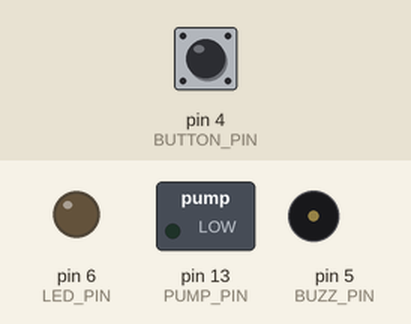
Simulated run of this sketch. Board: Arduino Uno, built with avr-gcc and run on an emulated ATmega328P. Shown: switched loads named in the sketch (green lamp = pin HIGH), output pins drawn as LEDs (lit = HIGH), buzzer (waves = sounding). Dashed ring = blinking. The test bench sets the inputs (shaded band); at power-on: pin 4 (BUTTON_PIN) HIGH. What the sketch prints to the serial monitor is not drawn.

Above: at 1.2 s.
1.3 s: pin 4 (BUTTON_PIN) pulled LOW for 0.15 s
At 2.1 s:
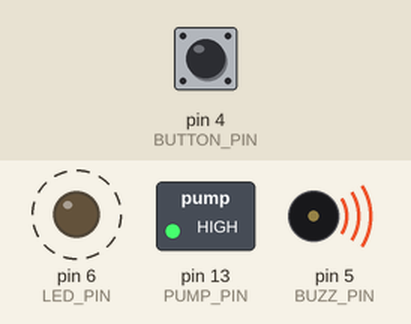
At 20.0 s:
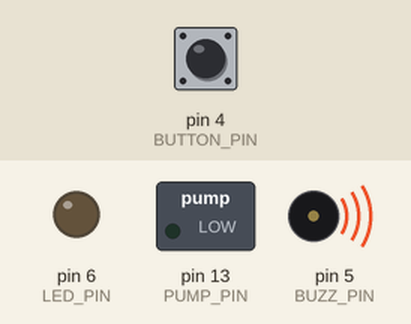
Timing chart, 0 to 20.8 s (numbered marks = the images above; inputs shaded):
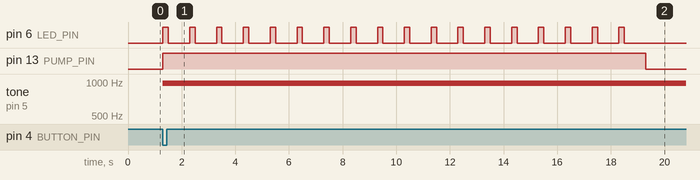

The sketch:

irregation.ino
```cpp
const int BUTTON_PIN = 4;
const int BUZZ_PIN = 5;
const int LED_PIN = 6;
const int PUMP_PIN = 13;
const int WATTERING_SECONDS = 18;

unsigned long WATTERING_DELAY = 12UL * 60UL * 60UL * 1000UL;

unsigned long timestamp = 0;
unsigned long lastwattering = 0;

void setup() {
  Serial.begin(9600);
  Serial.println("Irregation system started.");

  pinMode(BUZZ_PIN, OUTPUT);
  digitalWrite(BUZZ_PIN, LOW);
  pinMode(LED_PIN, OUTPUT);
  digitalWrite(LED_PIN, LOW);
  pinMode(PUMP_PIN, OUTPUT);
  digitalWrite(PUMP_PIN, LOW);
  pinMode(BUTTON_PIN, INPUT);

  timestamp = millis();
  lastwattering = timestamp;
  //Serial.println(timestamp);
  //Serial.println(WATTERING_DELAY);
}

unsigned long getDiff(unsigned long ts) {
  unsigned long result = timestamp - ts;
  if (timestamp < ts) {
    return timestamp + (4294967295 - ts);
  } else {
    return timestamp - ts;
  }
}

void loop() {
  timestamp = millis();
  //Serial.println("---");
  //Serial.println(timestamp);
  //Serial.println(lastwattering);
  //Serial.println(getDiff(lastwattering));

  if (getDiff(lastwattering) > WATTERING_DELAY
      || digitalRead(BUTTON_PIN) == LOW) {
    watter();
  }
  delay(100);
}

void watter() {
  lastwattering = timestamp;
  digitalWrite(PUMP_PIN, HIGH);
  for ( int i = 0; i < WATTERING_SECONDS; i++) {
    analogWrite(BUZZ_PIN, 50);
    digitalWrite(LED_PIN, HIGH);
    delay(200);
    digitalWrite(BUZZ_PIN, LOW);
    digitalWrite(LED_PIN, LOW);
    delay(800);
  }
  digitalWrite(PUMP_PIN, LOW);
}
```

Measured:
- after the input at 1.3 s, pin 6 (LED_PIN): alternates HIGH for 0.20 s and LOW for 0.80 s, 36 changes in all, then stays LOW, starting at once; pin 13 (PUMP_PIN): LOW → HIGH at once, → LOW 18.0 s later; tone on pin 5 (BUZZ_PIN): silent → 977 Hz at once
